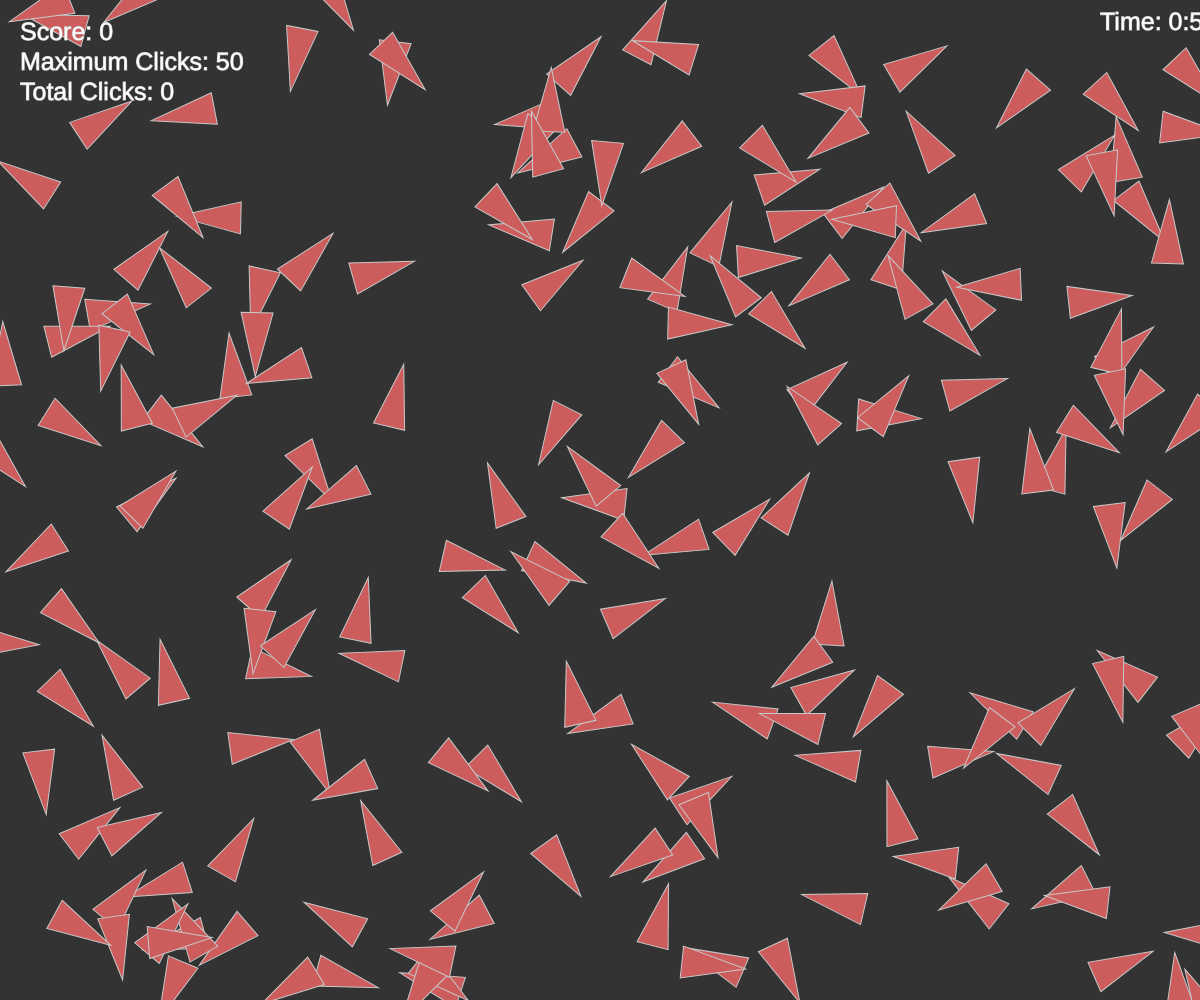
Frame 1 (no input)
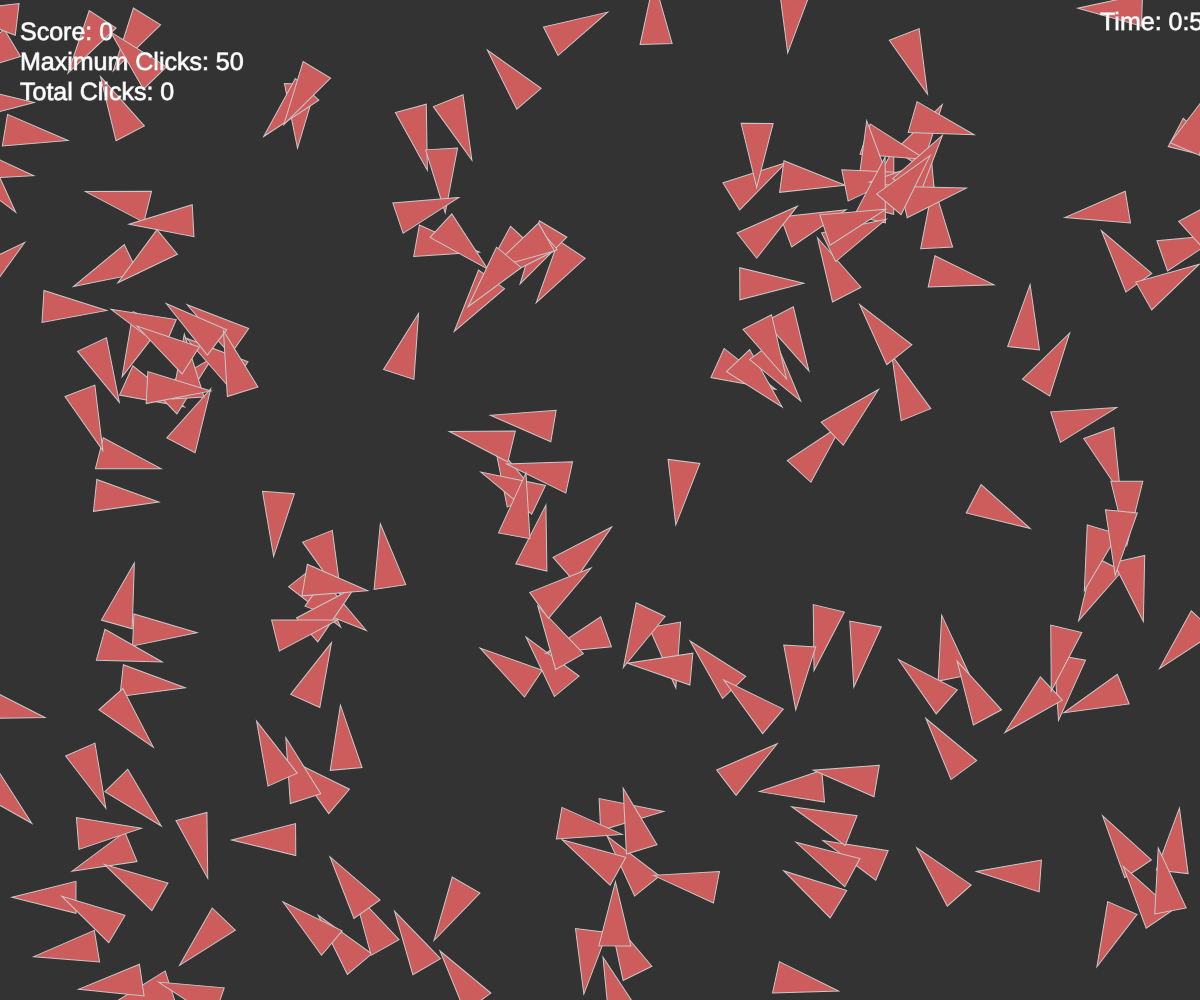
Frame 60 (no input)
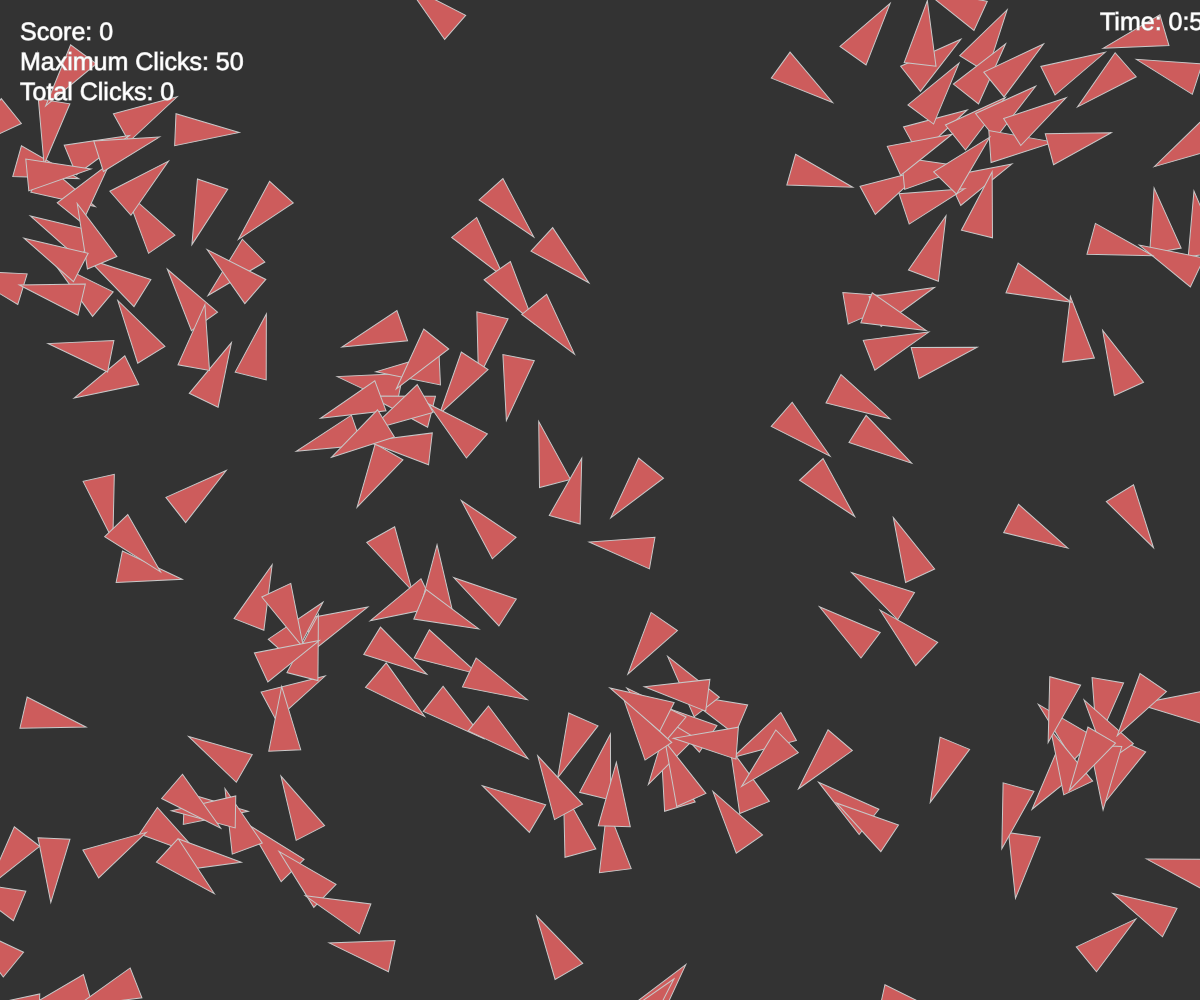
Frame 120 (the mouse pressed at the canvas centre since frame 60)

The p5.js sketch that drew these frames (run headless with seeded random() and noise() and a simulated clock; from frame 60 on, the mouse is pressed at the canvas centre):

// p5.js sketch
// ── sketch.js
let flock;
let increaseSpeedButton;
let decreaseSpeedButton;
let increaseBoidsButton;
let decreaseBoidsButton;
let speed = 5;
let minSpeed = 0.5;
let maxSpeed = 10;
let minBoids = 10;
let maxBoids = 700;
let boidIncrement = 15;
let score = 0;
let totalClicks = 0;
let maxClicks = 50; // Set the maximum number of clicks allowed
let startTime;
let elapsedTime = 0;
let gameRunning = true;

function setup() {
    createCanvas(windowWidth, windowHeight);
    cursor(CROSS); // Set the custom cursor image here

    flock = new Flock();

    for (let i = 0; i < 200; i++) {
        let x = random(width); // Generate random x position
        let y = random(height); // Generate random y position
        let b = new Boid(x, y); // Create a new boid at random position
        flock.addBoid(b);
    }

    increaseSpeedButton = createButton('Increase Speed');
    increaseSpeedButton.position(20, height + 20);
    increaseSpeedButton.mousePressed(increaseSpeed);

    decreaseSpeedButton = createButton('Decrease Speed');
    decreaseSpeedButton.position(160, height + 20);
    decreaseSpeedButton.mousePressed(decreaseSpeed);

    increaseBoidsButton = createButton('Increase Boids');
    increaseBoidsButton.position(300, height + 20);
    increaseBoidsButton.mousePressed(increaseBoids);

    decreaseBoidsButton = createButton('Decrease Boids');
    decreaseBoidsButton.position(440, height + 20);
    decreaseBoidsButton.mousePressed(decreaseBoids);

    startTime = millis();
}

function draw() {
    if (gameRunning) {
        background(51);
        flock.run();
        fill(255);
        textSize(25);
        text('Score: ' + score, 20, 40); // Display the score
        text('Total Clicks: ' + totalClicks, 20, 100); // Display the total clicks
        text('Maximum Clicks: ' + maxClicks, 20, 70);

        elapsedTime = (millis() - startTime) / 1000.0;
        let remainingTime = 60 - elapsedTime;

        if (elapsedTime >= 60) {
            gameRunning = false;
        }
    } else {
        // Display game over message or other logic after timer ends
        background(0);
        fill(255);
        textSize(32);
        textFont('Courier New');
        textSize(24);
        textAlign(CENTER);
        text("Time's Up!", width / 2, 100);
        text('Your score is ' + score, width / 2, 200);
        text('Total Clicks = ' + totalClicks, width / 2, 300);
        text('Maximum Clicks = ' + maxClicks, width/2, 250);
        textSize(24);
        textWrap(WORD);
        textAlign(LEFT);
        textSize(12);
        text("", 575, 300, 300);
    }

    let remainingTime = 60 - elapsedTime;
    let minutes = Math.floor(remainingTime / 60); // Calculate minutes
    let seconds = Math.floor(remainingTime % 60); // Calculate seconds with modulo

    // Format seconds with leading zero if needed
    seconds = seconds < 10 ? "0" + seconds : seconds;

    text('Time: ' + minutes + ':' + seconds, width - 100, 30); // Display timer at top right
}

function increaseSpeed() {
    speed += 0.5;
    if (speed > maxSpeed) {
        speed = maxSpeed;
    }
    flock.updateSpeed(speed);
}

function decreaseSpeed() {
    speed -= 0.5;
    if (speed < minSpeed) {
        speed = minSpeed;
    }
    flock.updateSpeed(speed);
}

function increaseBoids() {
    for (let i = 0; i < boidIncrement; i++) {
        let newBoid = new Boid(width / 2, height / 2);
        flock.addBoid(newBoid);
    }
}

function decreaseBoids() {
    for (let i = 0; i < boidIncrement; i++) {
        flock.removeBoid();
    }
}

function Flock() {
    this.boids = [];
}

Flock.prototype.run = function () {
    for (let i = 0; i < this.boids.length; i++) {
        this.boids[i].run(this.boids);
    }
}

Flock.prototype.addBoid = function (b) {
    if (this.boids.length < maxBoids) {
        this.boids.push(b);
    }
}

Flock.prototype.removeBoid = function () {
    if (this.boids.length > minBoids) {
        this.boids.pop();
    }
}

Flock.prototype.updateSpeed = function (speed) {
    for (let i = 0; i < this.boids.length; i++) {
        this.boids[i].maxspeed = speed;
    }
}

function Boid(x, y) {
    this.acceleration = createVector(0, 0);
    this.velocity = createVector(random(-2, 2), random(-2, 2));
    this.position = createVector(x, y);
    this.r = 16.0;
    this.maxspeed = speed;
    this.maxforce = 0.05;
    this.clicked = false;
    this.isPink = true; // Make all boids pink and clickable
}

Boid.prototype.run = function (boids) {
    this.flock(boids);
    this.update();
    this.borders();
    this.render();
}

Boid.prototype.applyForce = function (force) {
    this.acceleration.add(force);
}

Boid.prototype.flock = function (boids) {
    let sep = this.separate(boids);
    let ali = this.align(boids);
    let coh = this.cohesion(boids);

    sep.mult(1.5); // Adjust the magnitude of separation force
    ali.mult(1.0); // Adjust the magnitude of alignment force
    coh.mult(1.0); // Adjust the magnitude of cohesion force

    this.applyForce(sep);
    this.applyForce(ali);
    this.applyForce(coh);
}

Boid.prototype.update = function () {
    this.velocity.add(this.acceleration);
    this.velocity.limit(this.maxspeed);
    this.position.add(this.velocity);
    this.acceleration.mult(0);
}

Boid.prototype.borders = function () {
    if (this.position.x < -this.r) this.position.x = width + this.r;
    if (this.position.y < -this.r) this.position.y = height + this.r;
    if (this.position.x > width + this.r) this.position.x = -this.r;
    if (this.position.y > height + this.r) this.position.y = -this.r;
}

Boid.prototype.separate = function (boids) {
    let desiredSeparation = 50.0; // Minimum separation distance
    let steer = createVector(0, 0);
    let count = 0;

    for (let i = 0; i < boids.length; i++) {
        let d = p5.Vector.dist(this.position, boids[i].position);

        if ((d > 0) && (d < desiredSeparation)) {
            let diff = p5.Vector.sub(this.position, boids[i].position);
            diff.normalize();
            diff.div(d); // Weight by distance
            steer.add(diff);
            count++;
        }
    }

    if (count > 0) {
        steer.div(count);
    }

    if (steer.mag() > 0) {
        steer.normalize();
        steer.mult(this.maxspeed);
        steer.sub(this.velocity);
        steer.limit(this.maxforce);
    }

    return steer;
}

Boid.prototype.align = function (boids) {
    let neighbordist = 50; // Maximum distance to consider a boid as a neighbor
    let sum = createVector(0, 0);
    let count = 0;

    for (let i = 0; i < boids.length; i++) {
        let d = p5.Vector.dist(this.position, boids[i].position);

        if ((d > 0) && (d < neighbordist)) {
            sum.add(boids[i].velocity);
            count++;
        }
    }

    if (count > 0) {
        sum.div(count);
        sum.normalize();
        sum.mult(this.maxspeed);
        let steer = p5.Vector.sub(sum, this.velocity);
        steer.limit(this.maxforce);
        return steer;
    } else {
        return createVector(0, 0);
    }
}

Boid.prototype.cohesion = function (boids) {
    let neighbordist = 80; // Maximum distance to consider a boid as a neighbor
    let sum = createVector(0, 0);
    let count = 0;

    for (let i = 0; i < boids.length; i++) {
        let d = p5.Vector.dist(this.position, boids[i].position);

        if ((d > 0) && (d < neighbordist)) {
            sum.add(boids[i].position);
            count++;
        }
    }

    if (count > 0) {
        sum.div(count);
        return this.seek(sum); // Use seek behavior to move towards the center of mass of neighbors
    } else {
        return createVector(0, 0);
    }
}

Boid.prototype.seek = function (target) {
    let desired = p5.Vector.sub(target, this.position);
    desired.normalize();
    desired.mult(this.maxspeed);
    let steer = p5.Vector.sub(desired, this.velocity);
    steer.limit(this.maxforce);
    return steer;
}

function mouseClicked() {
    if (totalClicks >= maxClicks) {
        gameRunning= false; // If maximum clicks are reached, do nothing
    }

    totalClicks++;

    for (let i = flock.boids.length - 1; i >= 0; i--) {
        let boid = flock.boids[i];

        if (!boid.clicked && boid.isPink && pointInBoid(mouseX, mouseY, boid)) {
            console.log("Boid clicked!");
            boid.clicked = true;
            score++;
            break;
        }
    }
}

function pointInBoid(x, y, boid) {
    let vertices = getBoidVertices(boid);
    let inside = false;

    for (let i = 0, j = vertices.length - 1; i < vertices.length; j = i++) {
        let xi = vertices[i].x, yi = vertices[i].y;
        let xj = vertices[j].x, yj = vertices[j].y;

        let intersect = ((yi > y) != (yj > y)) &&
                        (x < (xj - xi) * (y - yi) / (yj - yi) + xi);
        if (intersect) inside = !inside;
    }

    return inside;
}

function getBoidVertices(boid) {
    let vertices = [];
    let theta = boid.velocity.heading() + radians(90);
    let cosTheta = cos(theta);
    let sinTheta = sin(theta);

    // Calculate the vertices of the triangle representing the boid
    let v1 = createVector(boid.position.x, boid.position.y - boid.r * 2);
    let v2 = createVector(boid.position.x - boid.r, boid.position.y + boid.r * 2);
    let v3 = createVector(boid.position.x + boid.r, boid.position.y + boid.r * 2);

    // Rotate the vertices according to boid's heading
    let rotatedV1 = createVector(
        cosTheta * (v1.x - boid.position.x) - sinTheta * (v1.y - boid.position.y) + boid.position.x,
        sinTheta * (v1.x - boid.position.x) + cosTheta * (v1.y - boid.position.y) + boid.position.y
    );
    let rotatedV2 = createVector(
        cosTheta * (v2.x - boid.position.x) - sinTheta * (v2.y - boid.position.y) + boid.position.x,
        sinTheta * (v2.x - boid.position.x) + cosTheta * (v2.y - boid.position.y) + boid.position.y
    );
    let rotatedV3 = createVector(
        cosTheta * (v3.x - boid.position.x) - sinTheta * (v3.y - boid.position.y) + boid.position.x,
        sinTheta * (v3.x - boid.position.x) + cosTheta * (v3.y - boid.position.y) + boid.position.y
    );

    vertices.push(rotatedV1, rotatedV2, rotatedV3);
    return vertices;
}

Boid.prototype.render = function () {
    let theta = this.velocity.heading() + radians(90);

    if (this.clicked) { // Highlight clicked boid with green
        fill(0, 255, 0);
    } else if (this.isPink) {
        fill(205, 92, 92); // Pink color
    } else {
        fill(200);
    }
    stroke(200);
    push();
    translate(this.position.x, this.position.y);
    rotate(theta);
    beginShape();
    vertex(0, -this.r * 2);
    vertex(-this.r, this.r * 2);
    vertex(this.r, this.r * 2);
    endShape(CLOSE);
    pop();
}
